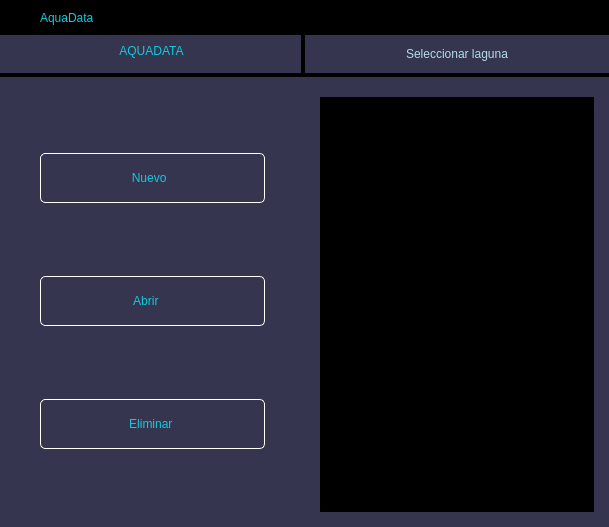
<?xml version="1.0" encoding="UTF-8"?>
<ui version="4.0">
 <class>MainWindow</class>
 <widget class="QMainWindow" name="MainWindow">
  <property name="geometry">
   <rect>
    <x>0</x>
    <y>0</y>
    <width>609</width>
    <height>527</height>
   </rect>
  </property>
  <property name="windowTitle">
   <string>MainWindow</string>
  </property>
  <widget class="QWidget" name="centralwidget">
   <layout class="QHBoxLayout" name="horizontalLayout_7">
    <property name="spacing">
     <number>0</number>
    </property>
    <property name="leftMargin">
     <number>0</number>
    </property>
    <property name="topMargin">
     <number>0</number>
    </property>
    <property name="rightMargin">
     <number>0</number>
    </property>
    <property name="bottomMargin">
     <number>0</number>
    </property>
    <item>
     <widget class="QFrame" name="frame">
      <property name="maximumSize">
       <size>
        <width>16777215</width>
        <height>16777215</height>
       </size>
      </property>
      <property name="frameShape">
       <enum>QFrame::NoFrame</enum>
      </property>
      <property name="frameShadow">
       <enum>QFrame::Plain</enum>
      </property>
      <property name="lineWidth">
       <number>0</number>
      </property>
      <layout class="QVBoxLayout" name="verticalLayout_2" stretch="2,8">
       <property name="spacing">
        <number>0</number>
       </property>
       <property name="leftMargin">
        <number>0</number>
       </property>
       <property name="topMargin">
        <number>0</number>
       </property>
       <property name="rightMargin">
        <number>0</number>
       </property>
       <property name="bottomMargin">
        <number>0</number>
       </property>
       <item>
        <widget class="QFrame" name="frame_superior">
         <property name="sizePolicy">
          <sizepolicy hsizetype="Expanding" vsizetype="Preferred">
           <horstretch>0</horstretch>
           <verstretch>0</verstretch>
          </sizepolicy>
         </property>
         <property name="minimumSize">
          <size>
           <width>0</width>
           <height>35</height>
          </size>
         </property>
         <property name="maximumSize">
          <size>
           <width>16777215</width>
           <height>35</height>
          </size>
         </property>
         <property name="autoFillBackground">
          <bool>false</bool>
         </property>
         <property name="styleSheet">
          <string notr="true">QFrame{
background-color:rgb(0,0,0);
}

QPushButton{
background-color: #000000ff;
border-radius:15px;
}

QPushButton:hover{
background-color: rgb(53,53,79);
border-radius:15px;
}</string>
         </property>
         <property name="frameShape">
          <enum>QFrame::NoFrame</enum>
         </property>
         <property name="frameShadow">
          <enum>QFrame::Raised</enum>
         </property>
         <property name="lineWidth">
          <number>1</number>
         </property>
         <layout class="QHBoxLayout" name="horizontalLayout">
          <property name="spacing">
           <number>5</number>
          </property>
          <property name="leftMargin">
           <number>5</number>
          </property>
          <property name="topMargin">
           <number>1</number>
          </property>
          <property name="rightMargin">
           <number>0</number>
          </property>
          <property name="bottomMargin">
           <number>0</number>
          </property>
          <item>
           <widget class="QLabel" name="label_5">
            <property name="minimumSize">
             <size>
              <width>30</width>
              <height>30</height>
             </size>
            </property>
            <property name="maximumSize">
             <size>
              <width>30</width>
              <height>30</height>
             </size>
            </property>
            <property name="styleSheet">
             <string notr="true"/>
            </property>
            <property name="text">
             <string/>
            </property>
            <property name="pixmap">
             <pixmap>../Resources/Iconos/Logo.png</pixmap>
            </property>
            <property name="scaledContents">
             <bool>true</bool>
            </property>
            <property name="alignment">
             <set>Qt::AlignCenter</set>
            </property>
           </widget>
          </item>
          <item>
           <widget class="QLabel" name="label">
            <property name="styleSheet">
             <string notr="true">font: 87 6 pt &quot;Arial Black&quot;;
color: rgb(20, 200, 220);
</string>
            </property>
            <property name="text">
             <string>AquaData</string>
            </property>
           </widget>
          </item>
          <item>
           <spacer name="horizontalSpacer">
            <property name="orientation">
             <enum>Qt::Horizontal</enum>
            </property>
            <property name="sizeHint" stdset="0">
             <size>
              <width>276</width>
              <height>17</height>
             </size>
            </property>
           </spacer>
          </item>
          <item>
           <widget class="QPushButton" name="btn_Minimizar">
            <property name="minimumSize">
             <size>
              <width>30</width>
              <height>30</height>
             </size>
            </property>
            <property name="maximumSize">
             <size>
              <width>30</width>
              <height>30</height>
             </size>
            </property>
            <property name="text">
             <string/>
            </property>
            <property name="icon">
             <iconset>
              <normaloff>../Resources/Iconos/menos.png</normaloff>../Resources/Iconos/menos.png</iconset>
            </property>
            <property name="iconSize">
             <size>
              <width>18</width>
              <height>18</height>
             </size>
            </property>
           </widget>
          </item>
          <item>
           <widget class="QPushButton" name="btn_Normal">
            <property name="minimumSize">
             <size>
              <width>30</width>
              <height>30</height>
             </size>
            </property>
            <property name="maximumSize">
             <size>
              <width>30</width>
              <height>30</height>
             </size>
            </property>
            <property name="text">
             <string/>
            </property>
            <property name="icon">
             <iconset>
              <normaloff>../Resources/Iconos/Normal.png</normaloff>../Resources/Iconos/Normal.png</iconset>
            </property>
           </widget>
          </item>
          <item>
           <widget class="QPushButton" name="btn_Maximizar">
            <property name="minimumSize">
             <size>
              <width>30</width>
              <height>30</height>
             </size>
            </property>
            <property name="maximumSize">
             <size>
              <width>30</width>
              <height>30</height>
             </size>
            </property>
            <property name="text">
             <string/>
            </property>
            <property name="icon">
             <iconset>
              <normaloff>../Resources/Iconos/Maximiza.png</normaloff>../Resources/Iconos/Maximiza.png</iconset>
            </property>
           </widget>
          </item>
          <item>
           <widget class="QPushButton" name="btn_Cerrar">
            <property name="minimumSize">
             <size>
              <width>30</width>
              <height>30</height>
             </size>
            </property>
            <property name="maximumSize">
             <size>
              <width>30</width>
              <height>30</height>
             </size>
            </property>
            <property name="text">
             <string/>
            </property>
            <property name="icon">
             <iconset>
              <normaloff>../Resources/Iconos/Cerrar.png</normaloff>../Resources/Iconos/Cerrar.png</iconset>
            </property>
            <property name="iconSize">
             <size>
              <width>16</width>
              <height>16</height>
             </size>
            </property>
           </widget>
          </item>
         </layout>
        </widget>
       </item>
       <item>
        <widget class="QFrame" name="frame_2">
         <property name="frameShape">
          <enum>QFrame::NoFrame</enum>
         </property>
         <property name="frameShadow">
          <enum>QFrame::Raised</enum>
         </property>
         <layout class="QVBoxLayout" name="verticalLayout_3" stretch="2,7">
          <property name="spacing">
           <number>0</number>
          </property>
          <property name="leftMargin">
           <number>0</number>
          </property>
          <property name="topMargin">
           <number>0</number>
          </property>
          <property name="rightMargin">
           <number>0</number>
          </property>
          <property name="bottomMargin">
           <number>0</number>
          </property>
          <item>
           <widget class="QFrame" name="frame_3">
            <property name="sizePolicy">
             <sizepolicy hsizetype="Expanding" vsizetype="Fixed">
              <horstretch>0</horstretch>
              <verstretch>0</verstretch>
             </sizepolicy>
            </property>
            <property name="frameShape">
             <enum>QFrame::NoFrame</enum>
            </property>
            <property name="frameShadow">
             <enum>QFrame::Raised</enum>
            </property>
            <property name="lineWidth">
             <number>0</number>
            </property>
            <layout class="QHBoxLayout" name="horizontalLayout_3" stretch="3,3">
             <property name="spacing">
              <number>0</number>
             </property>
             <property name="leftMargin">
              <number>0</number>
             </property>
             <property name="topMargin">
              <number>0</number>
             </property>
             <property name="rightMargin">
              <number>0</number>
             </property>
             <property name="bottomMargin">
              <number>0</number>
             </property>
             <item>
              <widget class="QFrame" name="frame_7">
               <property name="layoutDirection">
                <enum>Qt::LeftToRight</enum>
               </property>
               <property name="autoFillBackground">
                <bool>false</bool>
               </property>
               <property name="styleSheet">
                <string notr="true">QFrame{
    background-color: rgb(53, 53, 79);
border-bottom: 4px solid black;  /* Borde solo en la parte inferior */
    border-top: none;  /* Sin borde superior */
    border-left: none;  /* Sin borde izquierdo */
    border-right: 4px solid black;  /* Sin borde derecho */
}
</string>
               </property>
               <property name="frameShape">
                <enum>QFrame::StyledPanel</enum>
               </property>
               <property name="frameShadow">
                <enum>QFrame::Raised</enum>
               </property>
               <layout class="QHBoxLayout" name="horizontalLayout_5">
                <property name="leftMargin">
                 <number>12</number>
                </property>
                <property name="rightMargin">
                 <number>10</number>
                </property>
                <property name="bottomMargin">
                 <number>15</number>
                </property>
                <item>
                 <widget class="QLabel" name="label_3">
                  <property name="styleSheet">
                   <string notr="true">font: 99 30pt &quot;showcard gothic&quot;;
color: rgb(20, 200, 220);
border:none</string>
                  </property>
                  <property name="text">
                   <string>AQUADATA</string>
                  </property>
                  <property name="alignment">
                   <set>Qt::AlignCenter</set>
                  </property>
                 </widget>
                </item>
               </layout>
              </widget>
             </item>
             <item>
              <widget class="QFrame" name="frame_9">
               <property name="styleSheet">
                <string notr="true">QFrame{
    background-color: rgb(53, 53, 79);
border-bottom: 4px solid black;  /* Borde solo en la parte inferior */
    border-top: none;  /* Sin borde superior */
    border-left: none;  /* Sin borde izquierdo */
    border-right: none;  /* Sin borde derecho */
}
</string>
               </property>
               <property name="frameShape">
                <enum>QFrame::NoFrame</enum>
               </property>
               <property name="frameShadow">
                <enum>QFrame::Raised</enum>
               </property>
               <layout class="QHBoxLayout" name="horizontalLayout_4">
                <property name="leftMargin">
                 <number>10</number>
                </property>
                <property name="rightMargin">
                 <number>10</number>
                </property>
                <item>
                 <widget class="QLabel" name="lbl_NomL">
                  <property name="layoutDirection">
                   <enum>Qt::LeftToRight</enum>
                  </property>
                  <property name="styleSheet">
                   <string notr="true">QLabel {
    font: 500 14pt &quot;Arial&quot;;
    color: rgb(180, 220, 230);
    border: none;
}
</string>
                  </property>
                  <property name="text">
                   <string>Seleccionar laguna</string>
                  </property>
                  <property name="alignment">
                   <set>Qt::AlignCenter</set>
                  </property>
                 </widget>
                </item>
               </layout>
              </widget>
             </item>
            </layout>
           </widget>
          </item>
          <item>
           <widget class="QFrame" name="frame_4">
            <property name="frameShape">
             <enum>QFrame::NoFrame</enum>
            </property>
            <property name="frameShadow">
             <enum>QFrame::Raised</enum>
            </property>
            <layout class="QHBoxLayout" name="horizontalLayout_2" stretch="1,1">
             <property name="spacing">
              <number>0</number>
             </property>
             <property name="leftMargin">
              <number>0</number>
             </property>
             <property name="topMargin">
              <number>0</number>
             </property>
             <property name="rightMargin">
              <number>0</number>
             </property>
             <property name="bottomMargin">
              <number>0</number>
             </property>
             <item>
              <widget class="QFrame" name="frame_5">
               <property name="layoutDirection">
                <enum>Qt::RightToLeft</enum>
               </property>
               <property name="styleSheet">
                <string notr="true">QFrame{
    background-color: rgb(53, 53, 79);
}

QPushButton{
    font: 87 12pt &quot;Arial Black&quot;;
    background-color: #000000ff;
    color: rgb(20, 200, 220);
    border-radius: 5px;
    border: 1px solid white;
}

QPushButton:hover{
    background-color: black;
}
</string>
               </property>
               <property name="frameShape">
                <enum>QFrame::NoFrame</enum>
               </property>
               <property name="frameShadow">
                <enum>QFrame::Raised</enum>
               </property>
               <layout class="QVBoxLayout" name="verticalLayout">
                <property name="leftMargin">
                 <number>40</number>
                </property>
                <property name="rightMargin">
                 <number>40</number>
                </property>
                <item>
                 <widget class="QPushButton" name="btn_Nuevo">
                  <property name="minimumSize">
                   <size>
                    <width>0</width>
                    <height>50</height>
                   </size>
                  </property>
                  <property name="maximumSize">
                   <size>
                    <width>16777215</width>
                    <height>50</height>
                   </size>
                  </property>
                  <property name="layoutDirection">
                   <enum>Qt::RightToLeft</enum>
                  </property>
                  <property name="text">
                   <string>Nuevo  </string>
                  </property>
                  <property name="icon">
                   <iconset>
                    <normaloff>../Resources/Iconos/Crear.png</normaloff>../Resources/Iconos/Crear.png</iconset>
                  </property>
                  <property name="iconSize">
                   <size>
                    <width>45</width>
                    <height>45</height>
                   </size>
                  </property>
                 </widget>
                </item>
                <item>
                 <widget class="QPushButton" name="btn_Abrir">
                  <property name="minimumSize">
                   <size>
                    <width>0</width>
                    <height>50</height>
                   </size>
                  </property>
                  <property name="maximumSize">
                   <size>
                    <width>16777215</width>
                    <height>50</height>
                   </size>
                  </property>
                  <property name="layoutDirection">
                   <enum>Qt::RightToLeft</enum>
                  </property>
                  <property name="text">
                   <string>Abrir    </string>
                  </property>
                  <property name="icon">
                   <iconset>
                    <normaloff>../Resources/Iconos/Abrir.png</normaloff>../Resources/Iconos/Abrir.png</iconset>
                  </property>
                  <property name="iconSize">
                   <size>
                    <width>45</width>
                    <height>45</height>
                   </size>
                  </property>
                 </widget>
                </item>
                <item>
                 <widget class="QPushButton" name="btn_Eliminar">
                  <property name="minimumSize">
                   <size>
                    <width>0</width>
                    <height>50</height>
                   </size>
                  </property>
                  <property name="maximumSize">
                   <size>
                    <width>16777215</width>
                    <height>50</height>
                   </size>
                  </property>
                  <property name="layoutDirection">
                   <enum>Qt::RightToLeft</enum>
                  </property>
                  <property name="text">
                   <string>Eliminar </string>
                  </property>
                  <property name="icon">
                   <iconset>
                    <normaloff>../Resources/Iconos/Eliminar.png</normaloff>../Resources/Iconos/Eliminar.png</iconset>
                  </property>
                  <property name="iconSize">
                   <size>
                    <width>50</width>
                    <height>50</height>
                   </size>
                  </property>
                 </widget>
                </item>
               </layout>
              </widget>
             </item>
             <item>
              <widget class="QFrame" name="frame_6">
               <property name="styleSheet">
                <string notr="true">QFrame{
    background-color: rgb(53, 53, 79);
}</string>
               </property>
               <property name="frameShape">
                <enum>QFrame::NoFrame</enum>
               </property>
               <property name="frameShadow">
                <enum>QFrame::Raised</enum>
               </property>
               <layout class="QVBoxLayout" name="verticalLayout_4" stretch="0">
                <property name="spacing">
                 <number>9</number>
                </property>
                <property name="leftMargin">
                 <number>15</number>
                </property>
                <property name="topMargin">
                 <number>20</number>
                </property>
                <property name="rightMargin">
                 <number>15</number>
                </property>
                <property name="bottomMargin">
                 <number>15</number>
                </property>
                <item>
                 <widget class="QListWidget" name="Wd_List">
                  <property name="font">
                   <font>
                    <family>Arial</family>
                    <pointsize>10</pointsize>
                   </font>
                  </property>
                  <property name="styleSheet">
                   <string notr="true">QListWidget {
    background-color: #000000;
    border: none;
}

QListWidget::item {
    color: rgb(255, 255, 255);  /* Color del texto */
    padding-left: 25px;
    padding-right: 25px;
    padding-top: 25px;
    padding-bottom: 25px;
    border: none;
}

QListWidget::item:selected {
    background-color: #39adc2;  /* Color de fondo cuando el ítem está seleccionado */
    color: rgb(21, 16, 80);     /* Color del texto cuando está seleccionado */
    margin-left: 5px;           /* Margen izquierdo */
    margin-right: 5px;          /* Margen derecho */
    margin-top: 5px;            /* Margen superior */
    margin-bottom: 5px;         /* Margen inferior */
    padding-left: 10px;         /* Mantener el padding */
    padding-right: 10px;
    border-radius: 6px;
    outline: none;              /* Eliminar el borde del texto */
    border: none;               /* Eliminar el borde */
    box-shadow: none;           /* Asegurarse de que no haya sombra alrededor */
}

QListWidget::item:hover {
    background-color: rgb(171, 171, 171);  /* Color cuando el ratón pasa por encima */
    margin: 5px;                            /* Asegura que haya margen alrededor del ítem */
    border: none;                           /* Asegurar que no haya borde */
    box-shadow: none;                       /* Eliminar cualquier sombra */
}

QListWidget::item:focus {
    outline: none;   /* Eliminar el contorno cuando el ítem recibe el foco */
    border: none;    /* Asegurarse de que no haya borde */
    box-shadow: none;/* Asegurarse de que no haya sombra */
}

</string>
                  </property>
                  <property name="frameShape">
                   <enum>QFrame::NoFrame</enum>
                  </property>
                  <property name="iconSize">
                   <size>
                    <width>80</width>
                    <height>60</height>
                   </size>
                  </property>
                  <property name="textElideMode">
                   <enum>Qt::ElideMiddle</enum>
                  </property>
                  <property name="movement">
                   <enum>QListView::Static</enum>
                  </property>
                  <property name="flow">
                   <enum>QListView::LeftToRight</enum>
                  </property>
                  <property name="resizeMode">
                   <enum>QListView::Adjust</enum>
                  </property>
                  <property name="layoutMode">
                   <enum>QListView::SinglePass</enum>
                  </property>
                  <property name="spacing">
                   <number>15</number>
                  </property>
                  <property name="gridSize">
                   <size>
                    <width>140</width>
                    <height>130</height>
                   </size>
                  </property>
                  <property name="viewMode">
                   <enum>QListView::IconMode</enum>
                  </property>
                  <property name="batchSize">
                   <number>100</number>
                  </property>
                 </widget>
                </item>
               </layout>
              </widget>
             </item>
            </layout>
           </widget>
          </item>
         </layout>
        </widget>
       </item>
      </layout>
      <zorder>frame_2</zorder>
      <zorder>frame_superior</zorder>
     </widget>
    </item>
   </layout>
  </widget>
 </widget>
 <resources>
  <include location="Imagenes.qrc"/>
 </resources>
 <connections/>
</ui>
